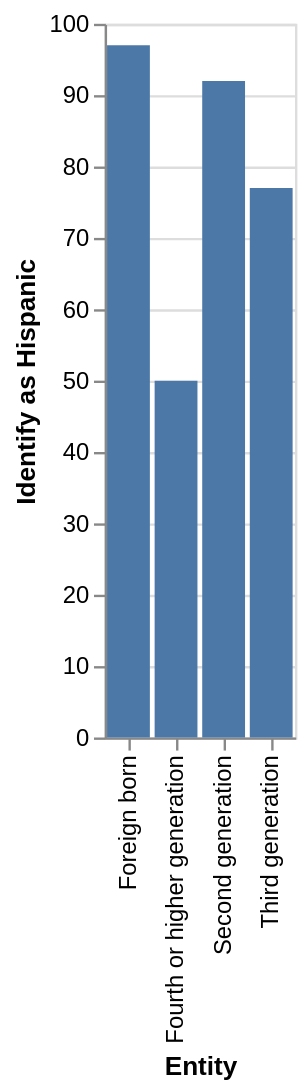

Describe this chart as a Vega-Lite specification.
### Vega-Lite specification from a JSON file in a GitHub repository (floating-point values rounded to 4 significant figures)
{"$schema": "https://vega.github.io/schema/vega-lite/v5.json", "description": "Bar chart auto-generated from CSV", "data": {"values": [{"Entity": "Fourth or higher generation", "Identify as Hispanic": "50", "Do not identify as Hispanic": "50"}, {"Entity": "Third generation", "Identify as Hispanic": "77", "Do not identify as Hispanic": "23"}, {"Entity": "Second generation", "Identify as Hispanic": "92", "Do not identify as Hispanic": "8"}, {"Entity": "Foreign born", "Identify as Hispanic": "97", "Do not identify as Hispanic": "3"}]}, "mark": "bar", "encoding": {"x": {"field": "Entity", "type": "ordinal"}, "y": {"field": "Identify as Hispanic", "type": "quantitative"}}}
